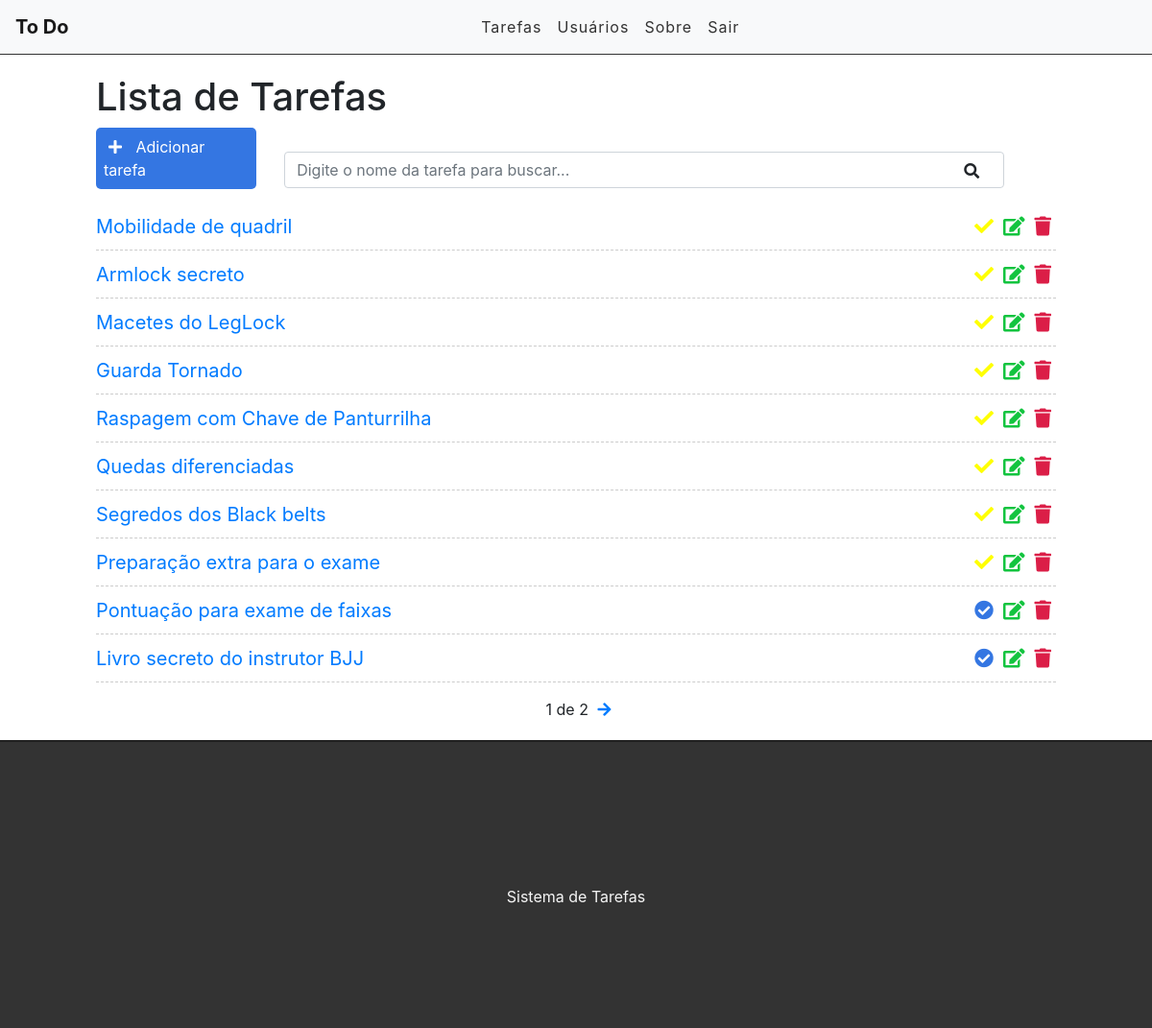
The app's page / (signed in), older data.
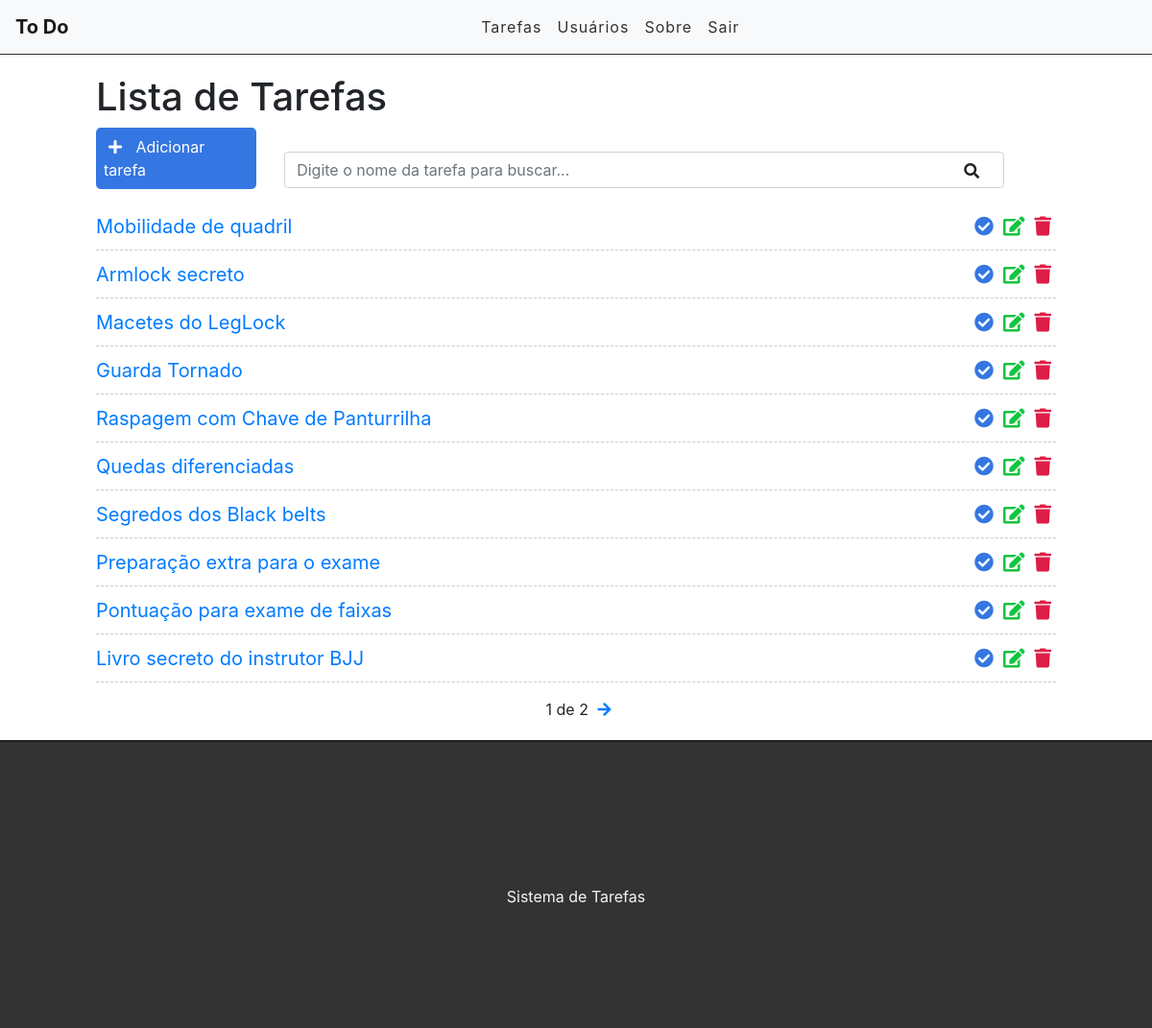
The same page, newer data.
### tasks/models.py (models this page shows, shortened)
class Task(models.Model):
    title = models.CharField(max_length=255)
    description = models.TextField()
    done = models.CharField(max_length=5, choices=STATUS)
    user = models.ForeignKey(get_user_model(), on_delete=models.CASCADE)
    created_at = models.DateTimeField(auto_now_add=True)
    update_at = models.DateTimeField(auto_now=True)

### tasks/views.py (the view)
# urls.py: path('', views.tasklist, name='tasklist'),
@login_required
def tasklist(request):
    search = request.GET.get('search')
    if search:
        tasks = Task.objects.filter(title__icontains=search, user=request.user)
    else:
        tasks_list = Task.objects.all().order_by('-created_at').filter(user=request.user)
        paginator = Paginator(tasks_list, 10)
        page = request.GET.get('page')
        tasks = paginator.get_page(page)
    return render(request, "tasks/list.html", {'tasks': tasks})

### tasks/templates/tasks/list.html (shortened to what this page needs)
{% extends 'base.html' %}
{% block content %}
<div class="offset-1 col-10 list-div">
    <h1>Lista de Tarefas</h1>
    <a id="add-link" href="newtask/" >
    <div class="col-2 add-div">
        <i class="fas fa-plus"></i> Adicionar tarefa
    </div>
    </a>
    <div class="col-9 search-div">
        <form method="GET" id="search-form">
            <input class="form-control" type="text" id="search" name="search" placeholder="Digite o nome da tarefa para buscar..." value="{{request.GET.search}}">
            <i class="fas fa-search" id="search-btn"></i>
        </form>
    </div>
    <ul class="task-list">
        {% for task in tasks %}
        {% if task.done == 'doing' %}
                <li class="task-item">
        {% else %}
                   <li class="task-item done">
        {% endif %}
            <span><a href="/task/{{task.id}}">{{task.title}}</a> </span>
           <a href="delete/{{task.id}}"> <span><i class="fas fa-trash"></i></span></a>
            <a href="edit/{{task.id}}"> <span><i class="fas fa-edit"></i></span></a>
           <a href="changestatus/{{task.id}}"> <span> {% if task.done == 'doing' %}
               <i class="fas fa-check">
        {% else %}
                 <i class="fas fa-check-circle">
        {% endif %}</i></span></a>
        </li>
        {% endfor %}
    </ul>
    <div class="pagination">
        <span class="step-links">
            {% if tasks.paginator.num_pages %}
            <span class="current">
                {{ tasks.number }} de {{ tasks.paginator.num_pages }}
             </span>
            {% endif %}
             <span class="step-links">
             {% if tasks.has_next %}
                <a href="?page={{tasks.next_page_number }}"><i class="fas fa-arrow-right"></i> </a>
            {% endif %}
            </span>
        </span>
    </div>
</div>
{% endblock %}

### tasks/templates/base.html (shortened to what this page needs)
{% load static %}
<!DOCTYPE html>
<html lang="en">
<head>
    <link href="https://stackpath.bootstrapcdn.com/bootstrap/4.3.1/css/bootstrap.min.css" rel="stylesheet"
>
    <link rel="stylesheet" href="https://use.fontawesome.com/releases/v5.7.2/css/all.css"
>
    <link rel="stylesheet" href="{% static 'css/styles.css' %}">
</head>
<body>
<div class="container-fluid">
    <nav class="navbar navbar-expand-lg navbar-light bg-light">
        <a class="navbar-brand" href="/">To Do</a>
        <div class="collapse navbar-collapse" id="navbarSupportedContent">
            <ul class="navbar-nav">
                {% if user.is_authenticated %}
                <li class="nav-item">
                    <a class="nav-link" href="/">Tarefas</a>
                </li>
                <li class="nav-item">
                    <a class="nav-link" href="#">Usuários</a>
                </li>
                {% else %}
                <li class="nav-item">
                    <a class="nav-link" href="/accounts/login">Entrar</a>
                </li>
                {% endif %}
                <li class="nav-item">
                    <a class="nav-link" href="/about/">Sobre</a>
                </li>
                {% if user.is_authenticated %}
                <li class="nav-item">
                    <a class="nav-link" href="/accounts/logout">Sair</a>
                </li>
                {% endif %}
            </ul>
        </div>
    </nav>
    {% block content %}
    {% endblock %}
    <footer>
        <p>Sistema de Tarefas </p>
    </footer>
</div>
</body>
</html>

### tasks/static/css/styles.css (style rules this page uses)
.container-fluid { padding: 0; }
.navbar { border-bottom: 1px solid #333; margin-bottom: 20px; }
.navbar-nav { margin: auto; }
.navbar-brand { font-weight: bold; }
.navbar-light .navbar-nav a.nav-link { color: #333; letter-spacing: 1px; }
#add-link { text-decoration: none; }
.add-div { background-color: #3476e2; cursor: pointer; display: inline-block; color: #FFF; padding: 8px; border-radius: 5px; margin-right: 25px; }
.fas.fa-plus { color: #FFF; margin-right: 10px; margin-left: 5px; }
.fas.fa-search { position: absolute; top: 12px; right: 26px; cursor: pointer; }
.search-div { padding: 0; margin-top: 15px; margin-bottom: 15px; display: inline-block; }
.list-div { padding: 0; }
.task-list { padding-left: 0; }
.task-item { list-style: none; font-size: 20px; height: 50px; padding-top: 10px; border-bottom: 1px dashed #CCC; }
.fas.fa-trash { color: #db1e47; cursor: pointer; margin: 5px; font-size: 20px; float: right; }
.fas.fa-edit { color: #13c43f; cursor: pointer; margin: 5px; font-size: 20px; float: right; }
.fas.fa-check-circle { color: #3476e2; cursor: pointer; margin: 5px; font-size: 20px; float: right; }
footer { background-color: #333; height: 300px; border-top: 2px solid #202020; }
footer p { color: #f5f5f5; text-align: center; top: 50%; position: relative; }
.pagination { margin-bottom: 20px; }
.step-links { position: relative; margin-left: auto; margin-right: auto; }
.current { margin-left: 5px; margin-right: 5px; }

Row changes from the older to the newer data that the page shows:
changed Task "Mobilidade de quadril": done "doing" → "done" (drawn)
changed Task "Armlock secreto": done "doing" → "done" (drawn)
changed Task "Macetes do LegLock": done "doing" → "done" (drawn)
changed Task "Guarda Tornado": done "doing" → "done" (drawn)
changed Task "Raspagem com Chave de Panturrilha": done "doing" → "done" (drawn)
changed Task "Quedas diferenciadas": done "doing" → "done" (drawn)
changed Task "Segredos dos Black belts": done "doing" → "done" (drawn)
changed Task "Preparação extra para o exame": done "doing" → "done" (drawn)
